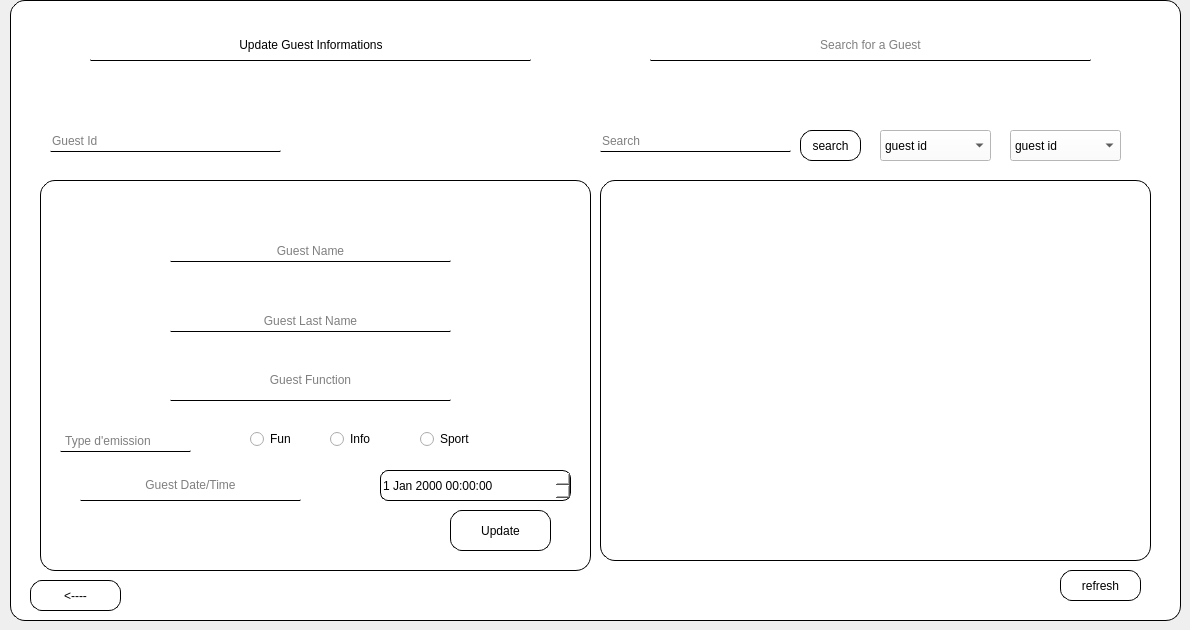
       <widget class="QWidget" name="page_6">
        <widget class="QLabel" name="label_back_invites">
         <property name="geometry">
          <rect>
           <x>10</x>
           <y>0</y>
           <width>1171</width>
           <height>621</height>
          </rect>
         </property>
         <property name="styleSheet">
          <string notr="true">background-color:white;
border-radius:15px;
border:0.5px solid;</string>
         </property>
         <property name="text">
          <string/>
         </property>
        </widget>
        <widget class="QLineEdit" name="line_back_invites">
         <property name="geometry">
          <rect>
           <x>90</x>
           <y>30</y>
           <width>441</width>
           <height>31</height>
          </rect>
         </property>
         <property name="styleSheet">
          <string notr="true">border-radius:1px;
background-color:white;
border-bottom:1px solid;
text-align:center;

</string>
         </property>
         <property name="text">
          <string> Update Guest Informations</string>
         </property>
         <property name="alignment">
          <set>Qt::AlignCenter</set>
         </property>
         <property name="readOnly">
          <bool>true</bool>
         </property>
        </widget>
        <widget class="QLineEdit" name="lineEdit_ID_invite">
         <property name="geometry">
          <rect>
           <x>50</x>
           <y>130</y>
           <width>231</width>
           <height>22</height>
          </rect>
         </property>
         <property name="styleSheet">
          <string notr="true">background-color:white;
border-radius:1px;
border-bottom:1px double;</string>
         </property>
         <property name="alignment">
          <set>Qt::AlignLeading|Qt::AlignLeft|Qt::AlignVCenter</set>
         </property>
         <property name="placeholderText">
          <string>Guest Id</string>
         </property>
        </widget>
        <widget class="QLabel" name="label_16">
         <property name="geometry">
          <rect>
           <x>40</x>
           <y>180</y>
           <width>551</width>
           <height>391</height>
          </rect>
         </property>
         <property name="styleSheet">
          <string notr="true">background-color:white;
border-radius:15px;
border:0.5px solid;</string>
         </property>
         <property name="text">
          <string/>
         </property>
        </widget>
        <widget class="QLineEdit" name="lineEdit_geusr_name">
         <property name="geometry">
          <rect>
           <x>170</x>
           <y>240</y>
           <width>281</width>
           <height>22</height>
          </rect>
         </property>
         <property name="styleSheet">
          <string notr="true">background-color:white;
border-radius:1px;
border-bottom:1px double;</string>
         </property>
         <property name="text">
          <string/>
         </property>
         <property name="alignment">
          <set>Qt::AlignCenter</set>
         </property>
         <property name="placeholderText">
          <string>Guest Name</string>
         </property>
        </widget>
        <widget class="QLineEdit" name="lineEdit_geusr_function_2">
         <property name="geometry">
          <rect>
           <x>170</x>
           <y>360</y>
           <width>281</width>
           <height>41</height>
          </rect>
         </property>
         <property name="styleSheet">
          <string notr="true">background-color:white;
border-radius:1px;
border-bottom:1px double;</string>
         </property>
         <property name="alignment">
          <set>Qt::AlignCenter</set>
         </property>
         <property name="readOnly">
          <bool>false</bool>
         </property>
         <property name="placeholderText">
          <string>Guest Function</string>
         </property>
        </widget>
        <widget class="QLineEdit" name="lineEdit_search_invite">
         <property name="geometry">
          <rect>
           <x>650</x>
           <y>30</y>
           <width>441</width>
           <height>31</height>
          </rect>
         </property>
         <property name="styleSheet">
          <string notr="true">border-radius:1px;
background-color:white;
border-bottom:1px solid;
text-align:center;

</string>
         </property>
         <property name="text">
          <string/>
         </property>
         <property name="alignment">
          <set>Qt::AlignCenter</set>
         </property>
         <property name="readOnly">
          <bool>false</bool>
         </property>
         <property name="placeholderText">
          <string>Search for a Guest</string>
         </property>
        </widget>
        <widget class="QPushButton" name="pushButton_previous_crud_guest">
         <property name="geometry">
          <rect>
           <x>30</x>
           <y>580</y>
           <width>91</width>
           <height>31</height>
          </rect>
         </property>
         <property name="styleSheet">
          <string notr="true">QPushButton{background-color:white;
border-radius:12px;
border-color:black;
border:1px solid;
}
QPushButton:hover
{
background-color:lightgray;
}</string>
         </property>
         <property name="text">
          <string>&lt;----</string>
         </property>
        </widget>
        <widget class="QLineEdit" name="lineEdit_last_name">
         <property name="geometry">
          <rect>
           <x>50</x>
           <y>290</y>
           <width>281</width>
           <height>22</height>
          </rect>
         </property>
         <property name="styleSheet">
          <string notr="true">background-color:white;
border-radius:1px;
border-bottom:1px double;</string>
         </property>
         <property name="text">
          <string/>
         </property>
         <property name="alignment">
          <set>Qt::AlignLeading|Qt::AlignLeft|Qt::AlignVCenter</set>
         </property>
         <property name="placeholderText">
          <string>Guest last Name</string>
         </property>
        </widget>
        <widget class="QLineEdit" name="lineEdit_laste">
         <property name="geometry">
          <rect>
           <x>170</x>
           <y>310</y>
           <width>281</width>
           <height>22</height>
          </rect>
         </property>
         <property name="styleSheet">
          <string notr="true">background-color:white;
border-radius:1px;
border-bottom:1px double;</string>
         </property>
         <property name="text">
          <string/>
         </property>
         <property name="alignment">
          <set>Qt::AlignCenter</set>
         </property>
         <property name="placeholderText">
          <string>Guest Last Name</string>
         </property>
        </widget>
        <widget class="QPushButton" name="pushButton_update_2">
         <property name="geometry">
          <rect>
           <x>450</x>
           <y>510</y>
           <width>101</width>
           <height>41</height>
          </rect>
         </property>
         <property name="styleSheet">
          <string notr="true">
QPushButton{background-color:white;
border-radius:12px;
border-color:black;
border:1px solid;
}
QPushButton:hover
{
background-color:lightgray;
}</string>
         </property>
         <property name="text">
          <string>Update</string>
         </property>
        </widget>
        <widget class="QTableView" name="tableView_invite">
         <property name="geometry">
          <rect>
           <x>600</x>
           <y>180</y>
           <width>551</width>
           <height>381</height>
          </rect>
         </property>
         <property name="styleSheet">
          <string notr="true"> background-color:white;
border-radius:15px;
border:0.5px solid;</string>
         </property>
        </widget>
        <widget class="QLineEdit" name="lineEdit_search_invite_2">
         <property name="geometry">
          <rect>
           <x>600</x>
           <y>130</y>
           <width>191</width>
           <height>22</height>
          </rect>
         </property>
         <property name="styleSheet">
          <string notr="true">background-color:white;
border-radius:1px;
border-bottom:1px double;</string>
         </property>
         <property name="alignment">
          <set>Qt::AlignLeading|Qt::AlignLeft|Qt::AlignVCenter</set>
         </property>
         <property name="placeholderText">
          <string>Search</string>
         </property>
        </widget>
        <widget class="QPushButton" name="pushButton_search_2">
         <property name="geometry">
          <rect>
           <x>800</x>
           <y>130</y>
           <width>61</width>
           <height>31</height>
          </rect>
         </property>
         <property name="styleSheet">
          <string notr="true">QPushButton{background-color:white;
border-radius:12px;
border-color:black;
border:1px solid;
}
QPushButton:hover
{
background-color:lightgray;
}</string>
         </property>
         <property name="text">
          <string>search</string>
         </property>
        </widget>
        <widget class="QComboBox" name="comboBox_invites">
         <property name="geometry">
          <rect>
           <x>880</x>
           <y>130</y>
           <width>111</width>
           <height>31</height>
          </rect>
         </property>
         <property name="styleSheet">
          <string notr="true">background-color:white;
</string>
         </property>
         <item>
          <property name="text">
           <string>guest id</string>
          </property>
         </item>
         <item>
          <property name="text">
           <string>guest name</string>
          </property>
         </item>
         <item>
          <property name="text">
           <string>guest last name</string>
          </property>
         </item>
         <item>
          <property name="text">
           <string>guest function</string>
          </property>
         </item>
         <item>
          <property name="text">
           <string>guest date</string>
          </property>
         </item>
         <item>
          <property name="text">
           <string>type</string>
          </property>
         </item>
        </widget>
        <widget class="QComboBox" name="comboBox_invites_2">
         <property name="geometry">
          <rect>
           <x>1010</x>
           <y>130</y>
           <width>111</width>
           <height>31</height>
          </rect>
         </property>
         <property name="styleSheet">
          <string notr="true">background-color:white;
</string>
         </property>
         <item>
          <property name="text">
           <string>guest id</string>
          </property>
         </item>
         <item>
          <property name="text">
           <string>guest name</string>
          </property>
         </item>
         <item>
          <property name="text">
           <string>guest function</string>
          </property>
         </item>
         <item>
          <property name="text">
           <string>guest date</string>
          </property>
         </item>
         <item>
          <property name="text">
           <string>type</string>
          </property>
         </item>
        </widget>
        <widget class="QPushButton" name="refresh_2">
         <property name="geometry">
          <rect>
           <x>1060</x>
           <y>570</y>
           <width>81</width>
           <height>31</height>
          </rect>
         </property>
         <property name="styleSheet">
          <string notr="true">QPushButton{background-color:white;
border-radius:12px;
border-color:black;
border:1px solid;
}
QPushButton:hover
{
background-color:lightgray;
}</string>
         </property>
         <property name="text">
          <string>refresh</string>
         </property>
        </widget>
        <widget class="QLineEdit" name="lineEdit_16">
         <property name="geometry">
          <rect>
           <x>80</x>
           <y>470</y>
           <width>221</width>
           <height>31</height>
          </rect>
         </property>
         <property name="styleSheet">
          <string notr="true">background-color:white;
border-radius:1px;
border-bottom:1px double;</string>
         </property>
         <property name="alignment">
          <set>Qt::AlignCenter</set>
         </property>
         <property name="readOnly">
          <bool>true</bool>
         </property>
         <property name="placeholderText">
          <string>Guest Date/Time</string>
         </property>
        </widget>
        <widget class="QDateTimeEdit" name="dateTimeEdit_3">
         <property name="geometry">
          <rect>
           <x>380</x>
           <y>470</y>
           <width>191</width>
           <height>31</height>
          </rect>
         </property>
         <property name="styleSheet">
          <string notr="true">background-color:white;
border-radius:8px;
border:1px solid;</string>
         </property>
        </widget>
        <widget class="QLineEdit" name="lineEdit_19">
         <property name="geometry">
          <rect>
           <x>60</x>
           <y>430</y>
           <width>131</width>
           <height>22</height>
          </rect>
         </property>
         <property name="styleSheet">
          <string notr="true">background-color:white;
border-radius:1px;
border-bottom:1px double;</string>
         </property>
         <property name="alignment">
          <set>Qt::AlignLeading|Qt::AlignLeft|Qt::AlignVCenter</set>
         </property>
         <property name="readOnly">
          <bool>true</bool>
         </property>
         <property name="placeholderText">
          <string> Type d'emission</string>
         </property>
        </widget>
        <widget class="QRadioButton" name="info2">
         <property name="geometry">
          <rect>
           <x>330</x>
           <y>430</y>
           <width>83</width>
           <height>18</height>
          </rect>
         </property>
         <property name="styleSheet">
          <string notr="true">background-color:white;
</string>
         </property>
         <property name="text">
          <string>Info</string>
         </property>
        </widget>
        <widget class="QRadioButton" name="sport2">
         <property name="geometry">
          <rect>
           <x>420</x>
           <y>430</y>
           <width>83</width>
           <height>18</height>
          </rect>
         </property>
         <property name="styleSheet">
          <string notr="true">background-color:white;
</string>
         </property>
         <property name="text">
          <string>Sport</string>
         </property>
        </widget>
        <widget class="QRadioButton" name="fun2">
         <property name="geometry">
          <rect>
           <x>250</x>
           <y>430</y>
           <width>71</width>
           <height>18</height>
          </rect>
         </property>
         <property name="styleSheet">
          <string notr="true">background-color:white;
</string>
         </property>
         <property name="text">
          <string>Fun</string>
         </property>
        </widget>
        <zorder>lineEdit_last_name</zorder>
        <zorder>label_back_invites</zorder>
        <zorder>label_16</zorder>
        <zorder>line_back_invites</zorder>
        <zorder>lineEdit_ID_invite</zorder>
        <zorder>lineEdit_geusr_name</zorder>
        <zorder>lineEdit_geusr_function_2</zorder>
        <zorder>lineEdit_search_invite</zorder>
        <zorder>pushButton_previous_crud_guest</zorder>
        <zorder>lineEdit_laste</zorder>
        <zorder>pushButton_update_2</zorder>
        <zorder>tableView_invite</zorder>
        <zorder>lineEdit_search_invite_2</zorder>
        <zorder>pushButton_search_2</zorder>
        <zorder>comboBox_invites</zorder>
        <zorder>comboBox_invites_2</zorder>
        <zorder>refresh_2</zorder>
        <zorder>lineEdit_16</zorder>
        <zorder>dateTimeEdit_3</zorder>
        <zorder>lineEdit_19</zorder>
        <zorder>info2</zorder>
        <zorder>sport2</zorder>
        <zorder>fun2</zorder>
       </widget>
